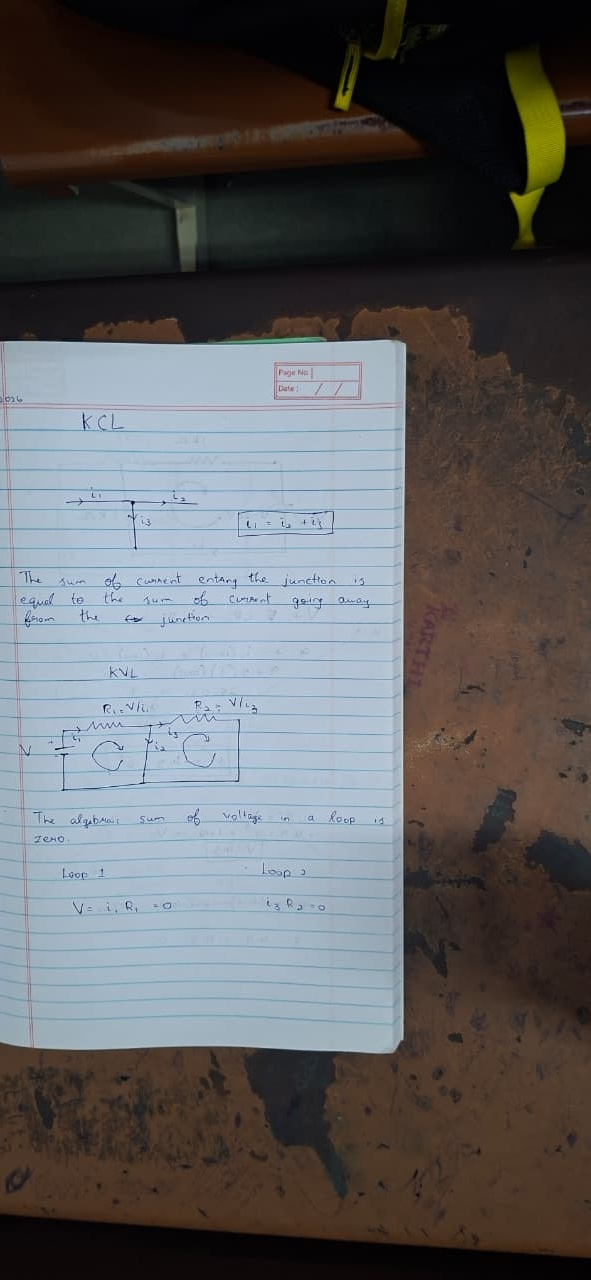
#> input picture oriented.jpeg, 591 x 1280 px, found by its file name
$ python paper_boundary.py
#> lines starting #> are read from the running program, lines starting #| are printed output that depends on the picture; after the words box and inside, x2 and y2 are one past the last pixel; in counts of white or black regions, pixels touching at a corner belong together
import cv2
import numpy as np

# Read the oriented image
img = cv2.imread("oriented.jpeg")
#> img is the input picture: shape (1280, 591, 3); mean B, G, R 95.3, 93.8, 94

if img is None:
    print("Error: Could not read the image.")
    exit()

# Convert to grayscale
gray = cv2.cvtColor(img, cv2.COLOR_BGR2GRAY)
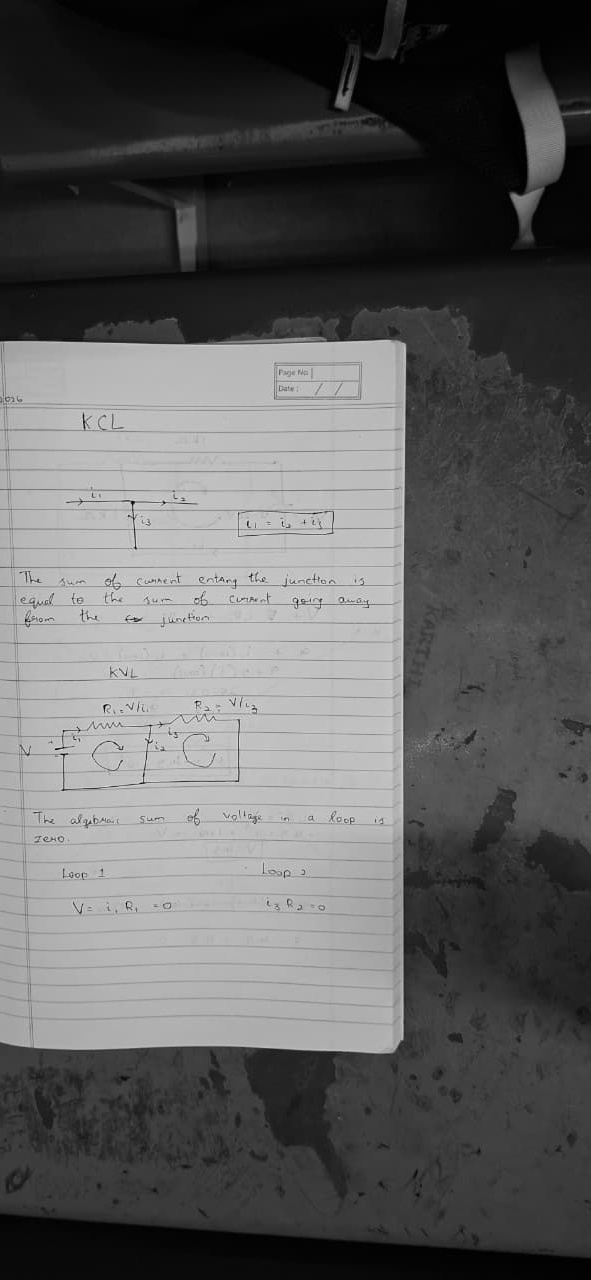
#> gray: shape (1280, 591); min 0, max 242, mean 94

# Otsu thresholding
_, thresh = cv2.threshold(
    gray,
    0,
    255,
    cv2.THRESH_BINARY + cv2.THRESH_OTSU
)
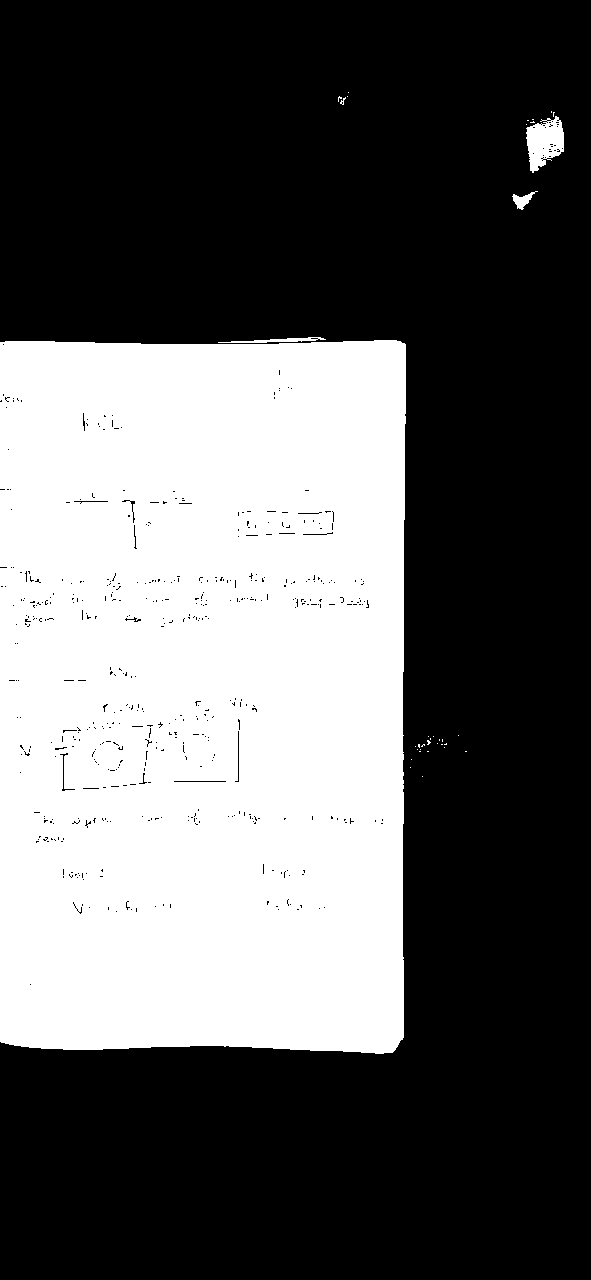
#> thresh: shape (1280, 591); 37.7% white; 36 white regions (32 under 20 px)

# Find external contours
contours, _ = cv2.findContours(
    thresh,
    cv2.RETR_EXTERNAL,
    cv2.CHAIN_APPROX_SIMPLE
)
#> contours = 36 contours, 32 with area under 20; largest, box (x1, y1, x2, y2) and area: (0, 340, 406, 1054) 284165, (526, 116, 564, 173) 1358, (218, 337, 326, 343) 175, (512, 191, 538, 210) 164

# Find the largest contour
largest_contour = max(contours, key=cv2.contourArea)
#> largest_contour = contour of 137 points, box (x1, y1, x2, y2) (0, 340, 406, 1054), area 284165

# Get its bounding rectangle
x, y, w, h = cv2.boundingRect(largest_contour)
#> x = 0; y = 340; w = 406; h = 714

print("Detected boundary:")
print("x =", x)
#| x = 0
print("y =", y)
#| y = 340
print("width =", w)
#| width = 406
print("height =", h)
#| height = 714

# Crop the detected paper region
cropped = img[y:y+h, x:x+w]
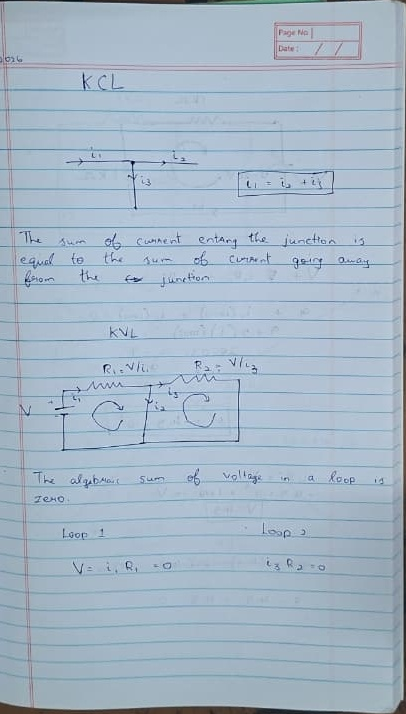
#> cropped: shape (714, 406, 3); mean B, G, R 198.8, 182.7, 165.1

# Save result
cv2.imwrite("paper_boundary.png", cropped)

# Display result
cv2.imshow("Paper Boundary", cropped)

cv2.waitKey(0)
cv2.destroyAllWindows()
